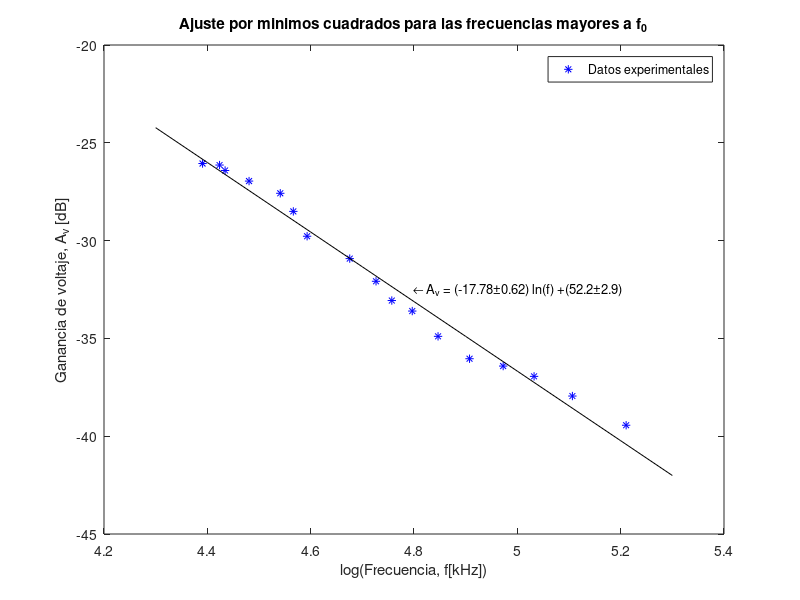

Recreate this plot in MATLAB.
clear all; close all;
format long
vi = 4.5;
x = [80.7 83.4 84.3 88.3 93.8 96.2 98.8 107.3 112.9 116.4 121.1 127.3 135.3 144.4 153.3 165.1 183.2];
y = [0.224 0.222 0.215 0.202 0.188 0.169 0.146 0.128 0.112 0.1 0.094 0.081 0.071 0.068 0.064 0.057 0.048];
y = 20*log10(y/vi); 
%figure(1); clf;
%plot (x,y,'b*')
%legend('Datos experimentales') 
%xlabel('Frecuencia, f[kHz]');ylabel('Ganancia de voltaje, A_{v} [dB]');
%title('Ganancia de voltaje en funcion de la frecuencia')
%print -djpeg -r100 grafica_ganancia.jpg
x = log(x);
size(x)
size(y)
N = size(x)(2)

sxy = sum(x.*y);
sxx = sum(x.*x);
syy = sum(y.*y);
sx = sum(x);
sy = sum(y);
a = (((N)*(sxy))-((sx)*(sy)))/(((N)*(sxx))-((sx)*(sx)))
b = (((sxx)*(sy))-((sx)*(sxy)))/(((N)*(sxx))-((sx)*(sx)))
e = (y-((a*x)+b)).^2;
sei = sum(e);
incertidumbrea=sqrt((sei)/(N-2))*sqrt((N)/(((N)*(sxx))-((sx)*(sx))))
incertidumbreb=sqrt((sei)/(N-2))*sqrt((sxx)/(((N)*(sxx))-((sx)*(sx))))
r = (((N)*(sxy))-((sx)*(sy)))/(sqrt(((N)*(sxx))-((sx)*(sx)))*sqrt(((N)*(syy))-((sy)*(sy))))

xx = 4.3:0.1:5.3;
yy = a.*xx+b;

%%%%%%%%%%%%%%%%%%%%%%%%%%%%%%%%%%%%%%%%%%%%%%%

figure(2); clf;
plot(x,y,'b*',xx,yy,'-k' )
legend('Datos experimentales') 
xlabel('log(Frecuencia, f[kHz])');ylabel('Ganancia de voltaje, A_{v} [dB]');
title('Ajuste por minimos cuadrados para las frecuencias mayores a f_{0}')
text (4.8, -32.5, strcat ('\fontsize{13}\leftarrow A_{v} = (-17.78\pm0.62) ln(f) +(52.2\pm2.9)'));
print -djpeg -r100 grafica_bodeneg.jpg
